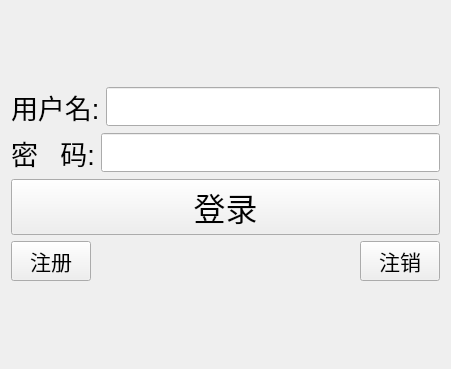
<?xml version="1.0" encoding="UTF-8"?>
<ui version="4.0">
 <class>TcpClient</class>
 <widget class="QWidget" name="TcpClient">
  <property name="geometry">
   <rect>
    <x>0</x>
    <y>0</y>
    <width>451</width>
    <height>369</height>
   </rect>
  </property>
  <property name="windowTitle">
   <string>TcpClient</string>
  </property>
  <layout class="QVBoxLayout" name="verticalLayout_2">
   <item>
    <layout class="QVBoxLayout" name="verticalLayout">
     <item>
      <layout class="QHBoxLayout" name="horizontalLayout_2">
       <item>
        <widget class="QLabel" name="name_lab">
         <property name="font">
          <font>
           <pointsize>20</pointsize>
          </font>
         </property>
         <property name="text">
          <string>用户名:</string>
         </property>
        </widget>
       </item>
       <item>
        <widget class="QLineEdit" name="name_le">
         <property name="font">
          <font>
           <pointsize>20</pointsize>
          </font>
         </property>
        </widget>
       </item>
      </layout>
     </item>
     <item>
      <layout class="QHBoxLayout" name="horizontalLayout_3">
       <item>
        <widget class="QLabel" name="pwd_lab">
         <property name="font">
          <font>
           <pointsize>20</pointsize>
          </font>
         </property>
         <property name="text">
          <string>密   码:</string>
         </property>
        </widget>
       </item>
       <item>
        <widget class="QLineEdit" name="pwd_le">
         <property name="font">
          <font>
           <pointsize>20</pointsize>
          </font>
         </property>
         <property name="echoMode">
          <enum>QLineEdit::Password</enum>
         </property>
        </widget>
       </item>
      </layout>
     </item>
     <item>
      <widget class="QPushButton" name="login_pb">
       <property name="font">
        <font>
         <pointsize>24</pointsize>
        </font>
       </property>
       <property name="text">
        <string>登录</string>
       </property>
      </widget>
     </item>
     <item>
      <layout class="QHBoxLayout" name="horizontalLayout">
       <item>
        <widget class="QPushButton" name="regist_pb">
         <property name="font">
          <font>
           <pointsize>16</pointsize>
          </font>
         </property>
         <property name="text">
          <string>注册</string>
         </property>
        </widget>
       </item>
       <item>
        <spacer name="horizontalSpacer">
         <property name="orientation">
          <enum>Qt::Horizontal</enum>
         </property>
         <property name="sizeHint" stdset="0">
          <size>
           <width>58</width>
           <height>18</height>
          </size>
         </property>
        </spacer>
       </item>
       <item>
        <widget class="QPushButton" name="cancel_pb">
         <property name="font">
          <font>
           <pointsize>16</pointsize>
          </font>
         </property>
         <property name="text">
          <string>注销</string>
         </property>
        </widget>
       </item>
      </layout>
     </item>
    </layout>
   </item>
  </layout>
 </widget>
 <resources/>
 <connections/>
</ui>
